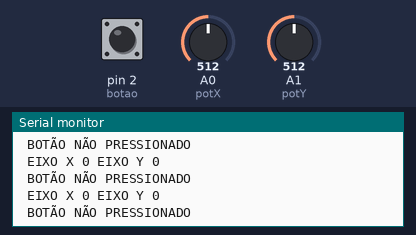
The sketch below on a simulated Arduino Uno, built with avr-gcc and run on an emulated ATmega328P. On the bench: the last lines printed to the serial monitor. The inputs (shaded band) are chosen by the test bench; at power-on: A0 (potX) = 512, A1 (potY) = 512, pin 2 (botao) LOW.

Above: at 1.2 s.
1.3 s: A0 (potX) set to 528
At 1.8 s:
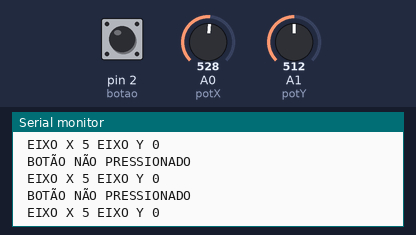
2.8 s: A0 (potX) set to 550
At 3.6 s:
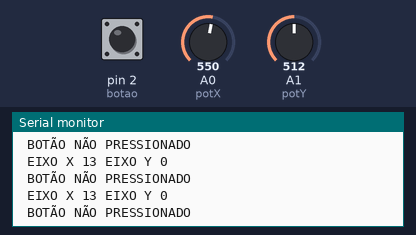
5.8 s: A1 (potY) set to 532
At 6.5 s:
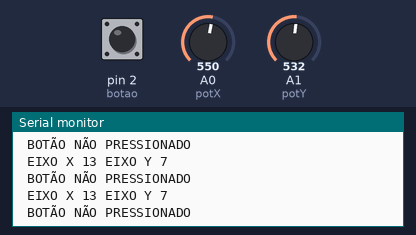
8.8 s: A1 (potY) set to 552
At 9.3 s:
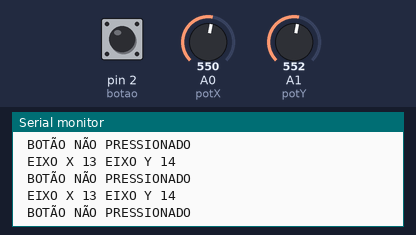
Timing chart, 0 to 11.8 s (numbered marks = the images above; inputs shaded):
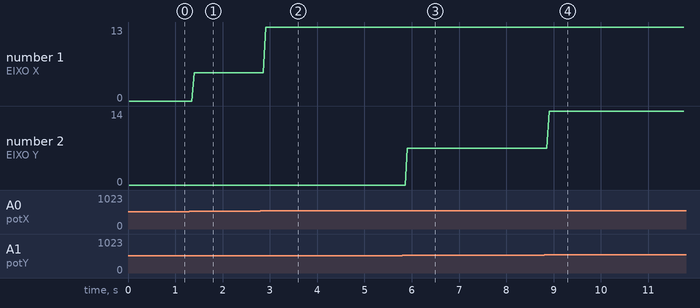

The sketch:

teste_com_potenciometro_simulando_joystick1.ino
```cpp
#define potX A0
#define potY A1
#define botao 2

int bot;
int eiX, eiY;
int anguloX, anguloY;

void setup()
{
  pinMode(potX, INPUT);
  pinMode(potY, INPUT);
  pinMode(botao, INPUT);
  Serial.begin(9600);
}

void loop()
{
  eiX = analogRead (potX);
  eiY = analogRead (potY);
  bot = digitalRead (botao);

  anguloX = map(eiX, 0, 1023, -180, 180);
  anguloY = map(eiY, 0, 1023, -180, 180);

  if ( bot == 1)
  {
    Serial.println(" BOTÃO PRESSIONADO ");
  }

  else
  {
    Serial.println(" BOTÃO NÃO PRESSIONADO ");
  }

  Serial.print (" EIXO X ");
  Serial.print (anguloX);

  Serial.print (" EIXO Y ");
  Serial.print (anguloY);
  Serial.println();

}
```

Measured:
- the behaviour switches between 539 and 540 on A0 (potX) (found by bisection; images 1 and 2)
- after the input at 1.3 s, the serial monitor: prints a new line after 0.10 s (image 1)
- after the input at 2.8 s, the serial monitor: prints a new line after 0.11 s (image 2)
- after the input at 5.8 s, the serial monitor: prints a new line after 0.11 s (image 3)
- after the input at 8.8 s, the serial monitor: prints a new line after 0.10 s (image 4)
- plotted number 1: 0 → 5 after the input at 1.3 s, 5 → 13 after the input at 2.8 s
- plotted number 2: 0 → 7 after the input at 5.8 s, 7 → 14 after the input at 8.8 s
